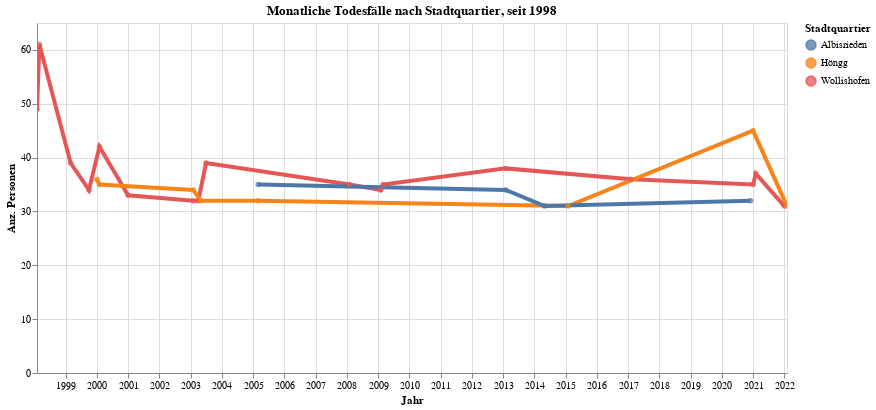

The cell this chart's notebook holds for it:
### Code cell
myTitle="Monatliche Todesfälle nach Stadtquartier, seit "+str(data2betested.index.year.min())
highlight = alt.selection(type='single', on='mouseover',
                          fields=['RAUM_lang'], nearest=True)
#x='date:StichtagDatJahr',
base = alt.Chart(myAgg.reset_index().query('sum_WBev>30'), title=myTitle).encode(
    x=alt.X('StichtagDatJahr', axis=alt.Axis(title='Jahr'))# , axis=alt.Axis(format='%', title='percentage')
    , y=alt.X('sum_WBev', axis=alt.Axis(title='Anz. Personen'))
    , color=alt.Color('RAUM_lang', legend=alt.Legend(title="Stadtquartier", orient="right"))  
    ,tooltip=['StichtagDatJahr', 'RAUM_lang','sum_WBev']    
)
points = base.mark_circle().encode(
    opacity=alt.value(0.75)
).add_selection(
    highlight
).properties(
    width=750 , height=350
)
lines = base.mark_line().encode(
    size=alt.condition(~highlight, alt.value(0.5), alt.value(4))
).interactive()

lines + points

### Figure 1 — Vega-Lite specification as saved in the notebook (floating-point values rounded to 4 significant figures)
{"config": {"view": {"continuousWidth": 400, "continuousHeight": 300}}, "layer": [{"mark": "line", "encoding": {"color": {"type": "nominal", "field": "RAUM_lang", "legend": {"orient": "right", "title": "Stadtquartier"}}, "size": {"condition": {"value": 0.5, "selection": {"not": "selector003"}}, "value": 4}, "tooltip": [{"type": "temporal", "field": "StichtagDatJahr"}, {"type": "nominal", "field": "RAUM_lang"}, {"type": "quantitative", "field": "sum_WBev"}], "x": {"type": "temporal", "axis": {"title": "Jahr"}, "field": "StichtagDatJahr"}, "y": {"type": "quantitative", "axis": {"title": "Anz. Personen"}, "field": "sum_WBev"}}, "selection": {"selector004": {"type": "interval", "bind": "scales", "encodings": ["x", "y"]}}, "title": "Monatliche Todesfälle nach Stadtquartier, seit 1998"}, {"mark": "circle", "encoding": {"color": {"type": "nominal", "field": "RAUM_lang", "legend": {"orient": "right", "title": "Stadtquartier"}}, "opacity": {"value": 0.75}, "tooltip": [{"type": "temporal", "field": "StichtagDatJahr"}, {"type": "nominal", "field": "RAUM_lang"}, {"type": "quantitative", "field": "sum_WBev"}], "x": {"type": "temporal", "axis": {"title": "Jahr"}, "field": "StichtagDatJahr"}, "y": {"type": "quantitative", "axis": {"title": "Anz. Personen"}, "field": "sum_WBev"}}, "height": 350, "selection": {"selector003": {"type": "single", "on": "mouseover", "fields": ["RAUM_lang"], "nearest": true}}, "title": "Monatliche Todesfälle nach Stadtquartier, seit 1998", "width": 750}], "data": {"name": "data-50041678f45d2535207719a06a328beb"}, "$schema": "https://vega.github.io/schema/vega-lite/v4.8.1.json", "datasets": {"data-50041678f45d2535207719a06a328beb": [{"StichtagDatJahr": "1998-01-31T00:00:00", "RAUM_lang": "Wollishofen", "RAUM_code": "R00021", "sum_WBev": 49.0}, {"StichtagDatJahr": "1998-02-28T00:00:00", "RAUM_lang": "Wollishofen", "RAUM_code": "R00021", "sum_WBev": 61.0}, {"StichtagDatJahr": "1999-02-28T00:00:00", "RAUM_lang": "Wollishofen", "RAUM_code": "R00021", "sum_WBev": 39.0}, {"StichtagDatJahr": "1999-09-30T00:00:00", "RAUM_lang": "Wollishofen", "RAUM_code": "R00021", "sum_WBev": 34.0}, {"StichtagDatJahr": "1999-12-31T00:00:00", "RAUM_lang": "Höngg", "RAUM_code": "R00101", "sum_WBev": 36.0}, {"StichtagDatJahr": "2000-01-31T00:00:00", "RAUM_lang": "Wollishofen", "RAUM_code": "R00021", "sum_WBev": 42.0}, {"StichtagDatJahr": "2000-01-31T00:00:00", "RAUM_lang": "Höngg", "RAUM_code": "R00101", "sum_WBev": 35.0}, {"StichtagDatJahr": "2000-12-31T00:00:00", "RAUM_lang": "Wollishofen", "RAUM_code": "R00021", "sum_WBev": 33.0}, {"StichtagDatJahr": "2003-01-31T00:00:00", "RAUM_lang": "Wollishofen", "RAUM_code": "R00021", "sum_WBev": 32.0}, {"StichtagDatJahr": "2003-01-31T00:00:00", "RAUM_lang": "Höngg", "RAUM_code": "R00101", "sum_WBev": 34.0}, {"StichtagDatJahr": "2003-03-31T00:00:00", "RAUM_lang": "Wollishofen", "RAUM_code": "R00021", "sum_WBev": 32.0}, {"StichtagDatJahr": "2003-04-30T00:00:00", "RAUM_lang": "Höngg", "RAUM_code": "R00101", "sum_WBev": 32.0}, {"StichtagDatJahr": "2003-06-30T00:00:00", "RAUM_lang": "Wollishofen", "RAUM_code": "R00021", "sum_WBev": 39.0}, {"StichtagDatJahr": "2005-02-28T00:00:00", "RAUM_lang": "Albisrieden", "RAUM_code": "R00091", "sum_WBev": 35.0}, {"StichtagDatJahr": "2005-02-28T00:00:00", "RAUM_lang": "Höngg", "RAUM_code": "R00101", "sum_WBev": 32.0}, {"StichtagDatJahr": "2008-01-31T00:00:00", "RAUM_lang": "Wollishofen", "RAUM_code": "R00021", "sum_WBev": 35.0}, {"StichtagDatJahr": "2009-01-31T00:00:00", "RAUM_lang": "Wollishofen", "RAUM_code": "R00021", "sum_WBev": 34.0}, {"StichtagDatJahr": "2009-02-28T00:00:00", "RAUM_lang": "Wollishofen", "RAUM_code": "R00021", "sum_WBev": 35.0}, {"StichtagDatJahr": "2013-01-31T00:00:00", "RAUM_lang": "Albisrieden", "RAUM_code": "R00091", "sum_WBev": 34.0}, {"StichtagDatJahr": "2013-01-31T00:00:00", "RAUM_lang": "Wollishofen", "RAUM_code": "R00021", "sum_WBev": 38.0}, {"StichtagDatJahr": "2014-04-30T00:00:00", "RAUM_lang": "Albisrieden", "RAUM_code": "R00091", "sum_WBev": 31.0}, {"StichtagDatJahr": "2015-01-31T00:00:00", "RAUM_lang": "Höngg", "RAUM_code": "R00101", "sum_WBev": 31.0}, {"StichtagDatJahr": "2017-01-31T00:00:00", "RAUM_lang": "Wollishofen", "RAUM_code": "R00021", "sum_WBev": 36.0}, {"StichtagDatJahr": "2020-11-30T00:00:00", "RAUM_lang": "Albisrieden", "RAUM_code": "R00091", "sum_WBev": 32.0}, {"StichtagDatJahr": "2020-12-31T00:00:00", "RAUM_lang": "Wollishofen", "RAUM_code": "R00021", "sum_WBev": 35.0}, {"StichtagDatJahr": "2020-12-31T00:00:00", "RAUM_lang": "Höngg", "RAUM_code": "R00101", "sum_WBev": 45.0}, {"StichtagDatJahr": "2021-01-31T00:00:00", "RAUM_lang": "Wollishofen", "RAUM_code": "R00021", "sum_WBev": 37.0}, {"StichtagDatJahr": "2021-12-31T00:00:00", "RAUM_lang": "Wollishofen", "RAUM_code": "R00021", "sum_WBev": 31.0}, {"StichtagDatJahr": "2022-01-31T00:00:00", "RAUM_lang": "Höngg", "RAUM_code": "R00101", "sum_WBev": 31.0}]}}
